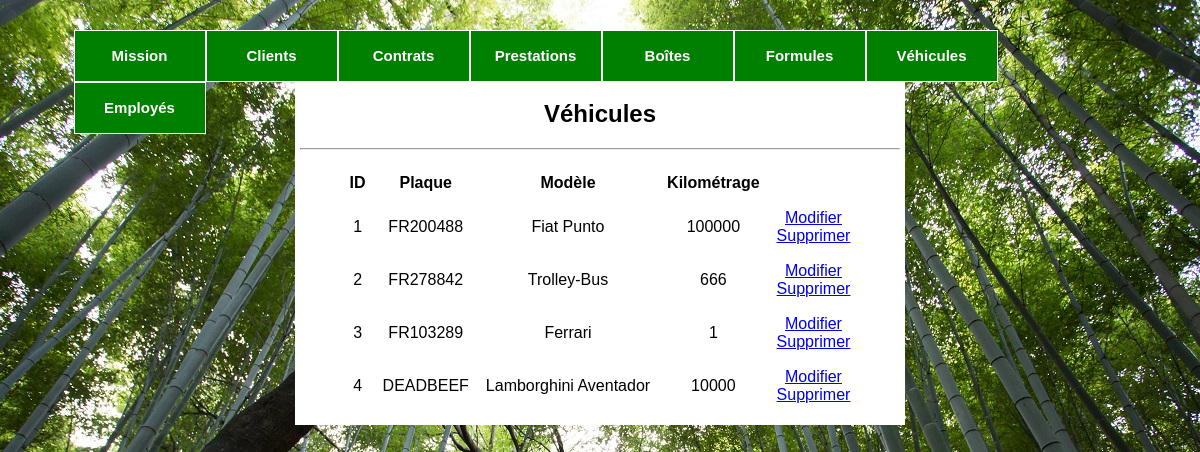
Screenshot of /vehicules.php with the database file from the repository.
### tables this page shows
CREATE TABLE IF NOT EXISTS `vehicule` (
  `vehicule_id` INT UNSIGNED NOT NULL AUTO_INCREMENT,
  `plaque` VARCHAR(8) NOT NULL,
  `modele` VARCHAR(45) NOT NULL,
  `kilometrage` INT(6) UNSIGNED NOT NULL,
  `last_update` TIMESTAMP NOT NULL DEFAULT CURRENT_TIMESTAMP,
  PRIMARY KEY (`vehicule_id`),
  UNIQUE INDEX `vehicule_id_UNIQUE` (`vehicule_id` ASC));

### includes/include.php (called while the page is built, shortened)
<?php
    function connexion($requete, $type_req)
    {
        try
        {
            $connexion = new PDO('mysql:host=localhost; dbname=oust','root', 'root');
            $connexion->setAttribute(PDO::ATTR_ERRMODE, PDO::ERRMODE_EXCEPTION);
        }
        catch (Exception $e)
        {
            echo 'Une erreur est survenue lors de la connexion à la base de données.'.$e->getMessage();
            die();
        }
        if ($type_req == 'select')
        {
            $resultats = $connexion->query("$requete");
        }
        else
        {
            $resultats = $connexion->exec("$requete");
        }
        return $resultats;
    }
?>

### vehicules.php (the view, shortened to what this page needs)
<!DOCTYPE html>
<?php
    include ('includes/include.php');
?>
<html lang="fr">
    <head>
        <link href="css/oust.css" rel="stylesheet" type="text/css" media="all">
    </head>
    <body>
        <?php include 'menu.php'; ?>
        <div id ="wrapper" class="vehicules">
            <h2>V&eacutehicules</h2>
			<hr>
            <table align="center">
                <tr>
                    <th>ID</th>
                    <th>Plaque</th>
                    <th>Mod&egravele</th>
                    <th>Kilom&eacutetrage</th>
                </tr>
                <?php
                    $reqSQL = 'SELECT *
                               FROM vehicule';
                    $resSQL = connexion($reqSQL, 'select');
                    while (($ligneSQL = $resSQL->fetch()))
                    {
                        echo '<tr>
                              <td>'.$ligneSQL['vehicule_id'].'</td>
                              <td>'.$ligneSQL['plaque'].'</td>
                              <td>'.$ligneSQL['modele'].'</td>
                              <td>'.$ligneSQL['kilometrage'].'</td>
                                    <td>
                                        <a href="gestionVehicules.php?vehicule_id='.$ligneSQL['vehicule_id'].'"">
                                            Modifier
                                        </a>
                                        <br/>
                                        <a href="suppressionVehicules.php?vehicule_id='.$ligneSQL['vehicule_id'].'">
                                            Supprimer
                                        </a>
                                    </td>
                              </tr>';
                    }
                ?>
            </table>
        </div>
    </body>
</html>

### css/oust.css (style rules this page uses)
body { background-image: url("../images/background-arbre.jpg"); background-repeat: no-repeat; background-attachment: fixed; width: 100%; height: 100%; background-position: top center; position: relative; margin: auto; }
table { border-spacing: 15px; }
#wrapper { background: white; margin: auto; margin-top: 30px; margin-bottom: 30px; width: 792px; text-align: center; padding: 50px 5px 5px 5px; }
#wrapper.vehicules { width: 600px; }

### rows the page displays
vehicule: vehicule_id "1", plaque "FR200488", modele "Fiat Punto", kilometrage "100000"
vehicule: vehicule_id "2", plaque "FR278842", modele "Trolley-Bus", kilometrage "666"
vehicule: vehicule_id "3", plaque "FR103289", modele "Ferrari", kilometrage "1"
vehicule: vehicule_id "4", plaque "DEADBEEF", modele "Lamborghini Aventador", kilometrage "10000"
